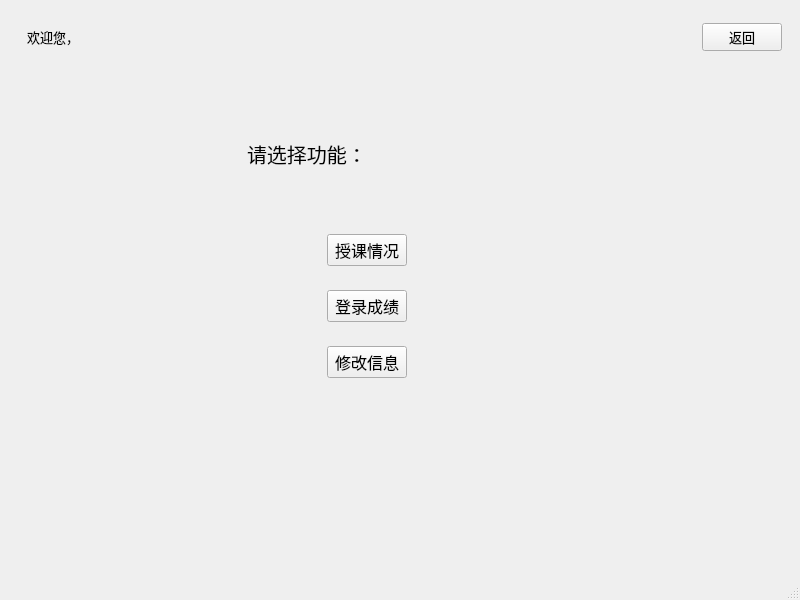
<?xml version="1.0" encoding="UTF-8"?>
<ui version="4.0">
 <class>Tea_menu</class>
 <widget class="QMainWindow" name="Tea_menu">
  <property name="geometry">
   <rect>
    <x>0</x>
    <y>0</y>
    <width>800</width>
    <height>600</height>
   </rect>
  </property>
  <property name="font">
   <font>
    <family>楷体</family>
    <pointsize>10</pointsize>
   </font>
  </property>
  <property name="windowTitle">
   <string>教师菜单</string>
  </property>
  <widget class="QWidget" name="centralwidget">
   <layout class="QGridLayout" name="gridLayout">
    <item row="0" column="0">
     <widget class="QWidget" name="widget_3" native="true">
      <layout class="QVBoxLayout" name="verticalLayout_3">
       <item>
        <widget class="QWidget" name="widget_2" native="true">
         <layout class="QHBoxLayout" name="horizontalLayout_8">
          <item>
           <widget class="QLabel" name="label_4">
            <property name="text">
             <string>欢迎您，</string>
            </property>
           </widget>
          </item>
          <item>
           <widget class="QLabel" name="label_5">
            <property name="text">
             <string/>
            </property>
           </widget>
          </item>
         </layout>
        </widget>
       </item>
      </layout>
     </widget>
    </item>
    <item row="0" column="1">
     <widget class="QWidget" name="widget_15" native="true">
      <layout class="QHBoxLayout" name="horizontalLayout_14">
       <item>
        <spacer name="horizontalSpacer_35">
         <property name="orientation">
          <enum>Qt::Horizontal</enum>
         </property>
         <property name="sizeHint" stdset="0">
          <size>
           <width>40</width>
           <height>20</height>
          </size>
         </property>
        </spacer>
       </item>
       <item>
        <spacer name="horizontalSpacer_36">
         <property name="orientation">
          <enum>Qt::Horizontal</enum>
         </property>
         <property name="sizeHint" stdset="0">
          <size>
           <width>40</width>
           <height>20</height>
          </size>
         </property>
        </spacer>
       </item>
       <item>
        <spacer name="horizontalSpacer_37">
         <property name="orientation">
          <enum>Qt::Horizontal</enum>
         </property>
         <property name="sizeHint" stdset="0">
          <size>
           <width>40</width>
           <height>20</height>
          </size>
         </property>
        </spacer>
       </item>
       <item>
        <spacer name="horizontalSpacer_38">
         <property name="orientation">
          <enum>Qt::Horizontal</enum>
         </property>
         <property name="sizeHint" stdset="0">
          <size>
           <width>40</width>
           <height>20</height>
          </size>
         </property>
        </spacer>
       </item>
       <item>
        <spacer name="horizontalSpacer_39">
         <property name="orientation">
          <enum>Qt::Horizontal</enum>
         </property>
         <property name="sizeHint" stdset="0">
          <size>
           <width>40</width>
           <height>20</height>
          </size>
         </property>
        </spacer>
       </item>
       <item>
        <widget class="QPushButton" name="pushButton_8">
         <property name="text">
          <string>返回</string>
         </property>
        </widget>
       </item>
      </layout>
     </widget>
    </item>
    <item row="1" column="0" colspan="2">
     <widget class="QWidget" name="widget_8" native="true">
      <layout class="QHBoxLayout" name="horizontalLayout_9">
       <item>
        <spacer name="horizontalSpacer_21">
         <property name="orientation">
          <enum>Qt::Horizontal</enum>
         </property>
         <property name="sizeHint" stdset="0">
          <size>
           <width>40</width>
           <height>20</height>
          </size>
         </property>
        </spacer>
       </item>
       <item>
        <spacer name="horizontalSpacer_22">
         <property name="orientation">
          <enum>Qt::Horizontal</enum>
         </property>
         <property name="sizeHint" stdset="0">
          <size>
           <width>40</width>
           <height>20</height>
          </size>
         </property>
        </spacer>
       </item>
       <item>
        <widget class="QWidget" name="widget_10" native="true">
         <layout class="QVBoxLayout" name="verticalLayout_4">
          <item>
           <spacer name="verticalSpacer_7">
            <property name="orientation">
             <enum>Qt::Vertical</enum>
            </property>
            <property name="sizeHint" stdset="0">
             <size>
              <width>20</width>
              <height>40</height>
             </size>
            </property>
           </spacer>
          </item>
          <item>
           <widget class="QWidget" name="widget_11" native="true">
            <layout class="QHBoxLayout" name="horizontalLayout_10">
             <item>
              <widget class="QLabel" name="label_6">
               <property name="font">
                <font>
                 <family>楷体</family>
                 <pointsize>15</pointsize>
                </font>
               </property>
               <property name="text">
                <string>请选择功能：</string>
               </property>
              </widget>
             </item>
            </layout>
           </widget>
          </item>
          <item>
           <spacer name="verticalSpacer_8">
            <property name="orientation">
             <enum>Qt::Vertical</enum>
            </property>
            <property name="sizeHint" stdset="0">
             <size>
              <width>20</width>
              <height>40</height>
             </size>
            </property>
           </spacer>
          </item>
          <item>
           <widget class="QWidget" name="widget_12" native="true">
            <layout class="QHBoxLayout" name="horizontalLayout_11">
             <item>
              <spacer name="horizontalSpacer_23">
               <property name="orientation">
                <enum>Qt::Horizontal</enum>
               </property>
               <property name="sizeHint" stdset="0">
                <size>
                 <width>40</width>
                 <height>20</height>
                </size>
               </property>
              </spacer>
             </item>
             <item>
              <spacer name="horizontalSpacer_24">
               <property name="orientation">
                <enum>Qt::Horizontal</enum>
               </property>
               <property name="sizeHint" stdset="0">
                <size>
                 <width>40</width>
                 <height>20</height>
                </size>
               </property>
              </spacer>
             </item>
             <item>
              <widget class="QPushButton" name="pushButton_4">
               <property name="font">
                <font>
                 <family>楷体</family>
                 <pointsize>12</pointsize>
                </font>
               </property>
               <property name="text">
                <string>授课情况</string>
               </property>
              </widget>
             </item>
             <item>
              <spacer name="horizontalSpacer_25">
               <property name="orientation">
                <enum>Qt::Horizontal</enum>
               </property>
               <property name="sizeHint" stdset="0">
                <size>
                 <width>40</width>
                 <height>20</height>
                </size>
               </property>
              </spacer>
             </item>
            </layout>
           </widget>
          </item>
          <item>
           <widget class="QWidget" name="widget_13" native="true">
            <layout class="QHBoxLayout" name="horizontalLayout_12">
             <item>
              <spacer name="horizontalSpacer_26">
               <property name="orientation">
                <enum>Qt::Horizontal</enum>
               </property>
               <property name="sizeHint" stdset="0">
                <size>
                 <width>40</width>
                 <height>20</height>
                </size>
               </property>
              </spacer>
             </item>
             <item>
              <spacer name="horizontalSpacer_27">
               <property name="orientation">
                <enum>Qt::Horizontal</enum>
               </property>
               <property name="sizeHint" stdset="0">
                <size>
                 <width>40</width>
                 <height>20</height>
                </size>
               </property>
              </spacer>
             </item>
             <item>
              <widget class="QPushButton" name="pushButton_6">
               <property name="font">
                <font>
                 <family>楷体</family>
                 <pointsize>12</pointsize>
                </font>
               </property>
               <property name="text">
                <string>登录成绩</string>
               </property>
              </widget>
             </item>
             <item>
              <spacer name="horizontalSpacer_28">
               <property name="orientation">
                <enum>Qt::Horizontal</enum>
               </property>
               <property name="sizeHint" stdset="0">
                <size>
                 <width>40</width>
                 <height>20</height>
                </size>
               </property>
              </spacer>
             </item>
            </layout>
           </widget>
          </item>
          <item>
           <widget class="QWidget" name="widget_14" native="true">
            <layout class="QHBoxLayout" name="horizontalLayout_13">
             <item>
              <spacer name="horizontalSpacer_29">
               <property name="orientation">
                <enum>Qt::Horizontal</enum>
               </property>
               <property name="sizeHint" stdset="0">
                <size>
                 <width>40</width>
                 <height>20</height>
                </size>
               </property>
              </spacer>
             </item>
             <item>
              <spacer name="horizontalSpacer_30">
               <property name="orientation">
                <enum>Qt::Horizontal</enum>
               </property>
               <property name="sizeHint" stdset="0">
                <size>
                 <width>40</width>
                 <height>20</height>
                </size>
               </property>
              </spacer>
             </item>
             <item>
              <widget class="QPushButton" name="pushButton_7">
               <property name="font">
                <font>
                 <family>楷体</family>
                 <pointsize>12</pointsize>
                </font>
               </property>
               <property name="text">
                <string>修改信息</string>
               </property>
              </widget>
             </item>
             <item>
              <spacer name="horizontalSpacer_31">
               <property name="orientation">
                <enum>Qt::Horizontal</enum>
               </property>
               <property name="sizeHint" stdset="0">
                <size>
                 <width>40</width>
                 <height>20</height>
                </size>
               </property>
              </spacer>
             </item>
            </layout>
           </widget>
          </item>
          <item>
           <spacer name="verticalSpacer_9">
            <property name="orientation">
             <enum>Qt::Vertical</enum>
            </property>
            <property name="sizeHint" stdset="0">
             <size>
              <width>20</width>
              <height>40</height>
             </size>
            </property>
           </spacer>
          </item>
          <item>
           <spacer name="verticalSpacer_10">
            <property name="orientation">
             <enum>Qt::Vertical</enum>
            </property>
            <property name="sizeHint" stdset="0">
             <size>
              <width>20</width>
              <height>40</height>
             </size>
            </property>
           </spacer>
          </item>
          <item>
           <spacer name="verticalSpacer_11">
            <property name="orientation">
             <enum>Qt::Vertical</enum>
            </property>
            <property name="sizeHint" stdset="0">
             <size>
              <width>20</width>
              <height>40</height>
             </size>
            </property>
           </spacer>
          </item>
          <item>
           <spacer name="verticalSpacer_12">
            <property name="orientation">
             <enum>Qt::Vertical</enum>
            </property>
            <property name="sizeHint" stdset="0">
             <size>
              <width>20</width>
              <height>40</height>
             </size>
            </property>
           </spacer>
          </item>
         </layout>
        </widget>
       </item>
       <item>
        <spacer name="horizontalSpacer_32">
         <property name="orientation">
          <enum>Qt::Horizontal</enum>
         </property>
         <property name="sizeHint" stdset="0">
          <size>
           <width>40</width>
           <height>20</height>
          </size>
         </property>
        </spacer>
       </item>
       <item>
        <spacer name="horizontalSpacer_33">
         <property name="orientation">
          <enum>Qt::Horizontal</enum>
         </property>
         <property name="sizeHint" stdset="0">
          <size>
           <width>40</width>
           <height>20</height>
          </size>
         </property>
        </spacer>
       </item>
       <item>
        <spacer name="horizontalSpacer_34">
         <property name="orientation">
          <enum>Qt::Horizontal</enum>
         </property>
         <property name="sizeHint" stdset="0">
          <size>
           <width>40</width>
           <height>20</height>
          </size>
         </property>
        </spacer>
       </item>
      </layout>
     </widget>
    </item>
   </layout>
  </widget>
  <widget class="QMenuBar" name="menubar">
   <property name="geometry">
    <rect>
     <x>0</x>
     <y>0</y>
     <width>800</width>
     <height>26</height>
    </rect>
   </property>
  </widget>
  <widget class="QStatusBar" name="statusbar"/>
 </widget>
 <resources/>
 <connections/>
</ui>
